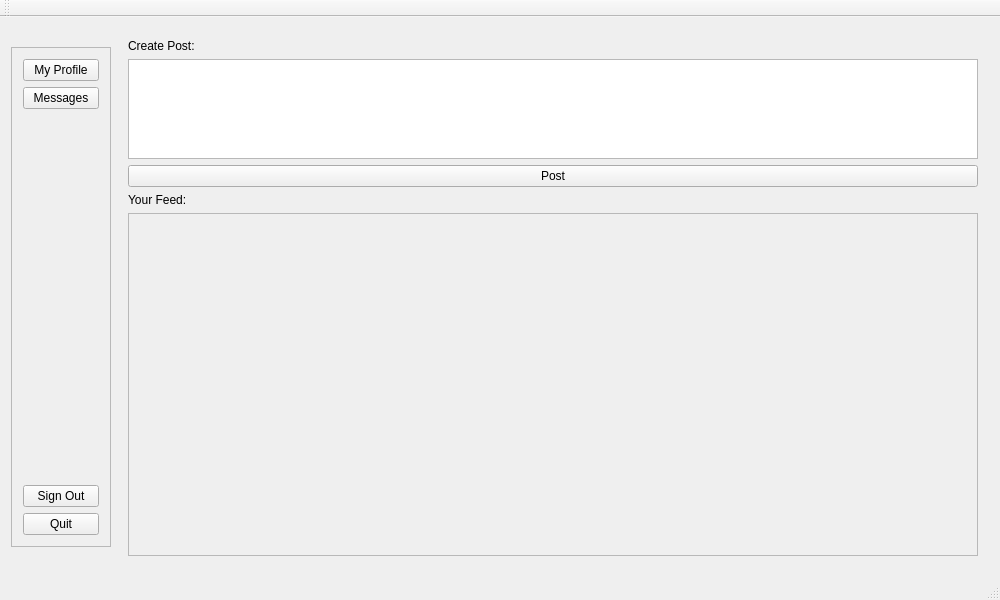
<?xml version="1.0" encoding="UTF-8"?>
<ui version="4.0">
 <class>FeedWindowClass</class>
 <widget class="QMainWindow" name="FeedWindowClass">
  <property name="geometry">
   <rect>
    <x>0</x>
    <y>0</y>
    <width>1000</width>
    <height>600</height>
   </rect>
  </property>
  <property name="minimumSize">
   <size>
    <width>1000</width>
    <height>600</height>
   </size>
  </property>
  <property name="maximumSize">
   <size>
    <width>1000</width>
    <height>600</height>
   </size>
  </property>
  <property name="windowTitle">
   <string>FeedWindow</string>
  </property>
  <widget class="QWidget" name="centralWidget">
   <layout class="QHBoxLayout" name="horizontalLayout">
    <item>
     <widget class="QFrame" name="frame">
      <property name="minimumSize">
       <size>
        <width>100</width>
        <height>500</height>
       </size>
      </property>
      <property name="maximumSize">
       <size>
        <width>100</width>
        <height>500</height>
       </size>
      </property>
      <property name="frameShape">
       <enum>QFrame::Shape::StyledPanel</enum>
      </property>
      <property name="frameShadow">
       <enum>QFrame::Shadow::Raised</enum>
      </property>
      <layout class="QVBoxLayout" name="verticalLayout">
       <item>
        <widget class="QPushButton" name="btnMyProfile">
         <property name="text">
          <string>My Profile</string>
         </property>
        </widget>
       </item>
       <item>
        <widget class="QPushButton" name="btnMessages">
         <property name="text">
          <string>Messages</string>
         </property>
        </widget>
       </item>
       <item>
        <spacer name="verticalSpacer">
         <property name="orientation">
          <enum>Qt::Orientation::Vertical</enum>
         </property>
         <property name="sizeHint" stdset="0">
          <size>
           <width>20</width>
           <height>40</height>
          </size>
         </property>
        </spacer>
       </item>
       <item>
        <widget class="QPushButton" name="btnSignOut">
         <property name="text">
          <string>Sign Out</string>
         </property>
        </widget>
       </item>
       <item>
        <widget class="QPushButton" name="btnQuit">
         <property name="text">
          <string>Quit</string>
         </property>
        </widget>
       </item>
      </layout>
     </widget>
    </item>
    <item>
     <widget class="QWidget" name="widget" native="true">
      <layout class="QVBoxLayout" name="verticalLayout_2">
       <item>
        <widget class="QLabel" name="lblCreatePost">
         <property name="text">
          <string>Create Post:</string>
         </property>
        </widget>
       </item>
       <item>
        <widget class="QPlainTextEdit" name="newTextPost">
         <property name="minimumSize">
          <size>
           <width>850</width>
           <height>50</height>
          </size>
         </property>
         <property name="maximumSize">
          <size>
           <width>850</width>
           <height>100</height>
          </size>
         </property>
        </widget>
       </item>
       <item>
        <widget class="QPushButton" name="btnSubmitPost">
         <property name="text">
          <string>Post</string>
         </property>
        </widget>
       </item>
       <item>
        <widget class="QLabel" name="lblYourFeed">
         <property name="text">
          <string>Your Feed:</string>
         </property>
        </widget>
       </item>
       <item>
        <widget class="QScrollArea" name="scrollArea">
         <property name="minimumSize">
          <size>
           <width>850</width>
           <height>0</height>
          </size>
         </property>
         <property name="maximumSize">
          <size>
           <width>850</width>
           <height>16777215</height>
          </size>
         </property>
         <property name="widgetResizable">
          <bool>true</bool>
         </property>
         <widget class="QWidget" name="scrollPosts">
          <property name="geometry">
           <rect>
            <x>0</x>
            <y>0</y>
            <width>848</width>
            <height>322</height>
           </rect>
          </property>
          <layout class="QVBoxLayout" name="verticalLayout_3"/>
         </widget>
        </widget>
       </item>
      </layout>
     </widget>
    </item>
   </layout>
  </widget>
  <widget class="QMenuBar" name="menuBar">
   <property name="geometry">
    <rect>
     <x>0</x>
     <y>0</y>
     <width>1000</width>
     <height>21</height>
    </rect>
   </property>
  </widget>
  <widget class="QToolBar" name="mainToolBar">
   <attribute name="toolBarArea">
    <enum>TopToolBarArea</enum>
   </attribute>
   <attribute name="toolBarBreak">
    <bool>false</bool>
   </attribute>
  </widget>
  <widget class="QStatusBar" name="statusBar"/>
 </widget>
 <layoutdefault spacing="6" margin="11"/>
 <resources/>
 <connections/>
</ui>
